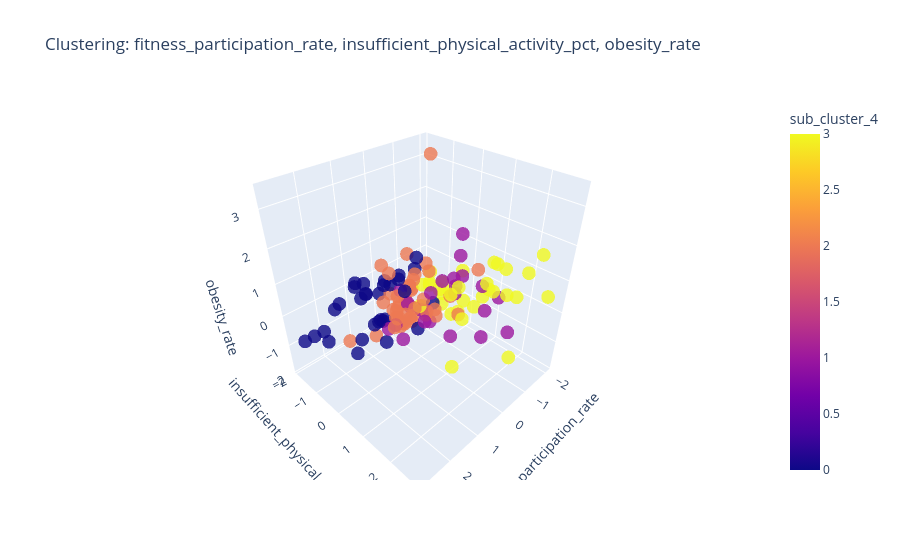

Notebook code for this chart:
### Code cell
fig = px.scatter_3d(
    df,
    x="fitness_participation_rate",
    y="insufficient_physical_activity_pct",
    z="obesity_rate",
    custom_data=['country', 'region'],
    color="sub_cluster_4",
    title="Clustering: fitness_participation_rate, insufficient_physical_activity_pct, obesity_rate",
    opacity=0.8,
)

fig.update_traces(
    hovertemplate="<br>".join([
        "country: %{customdata[0]}",
        "region: %{customdata[1]}",
        "X: %{x}",
        "Y: %{y}",
        "Z: %{z}"
    ])
)

fig.show()

### Figure 1 — Plotly figure (JSON) as saved in the notebook; plotly's stock layout.template omitted (floating-point values rounded to 4 significant figures; data arrays with more than 128 entries replaced by an {"elided": "..."} marker saying what was removed)
{"data": [{"customdata": {"elided": "132x2 str values"}, "hovertemplate": "country: %{customdata[0]}<br>region: %{customdata[1]}<br>X: %{x}<br>Y: %{y}<br>Z: %{z}", "legendgroup": "", "marker": {"color": {"elided": "132 int values"}, "coloraxis": "coloraxis", "opacity": 0.8, "symbol": "circle"}, "mode": "markers", "name": "", "scene": "scene", "showlegend": false, "type": "scatter3d", "x": {"elided": "132 float values"}, "y": {"elided": "132 float values"}, "z": {"elided": "132 float values"}}], "layout": {"coloraxis": {"colorbar": {"title": {"text": "sub_cluster_4"}}, "colorscale": [[0, "#0d0887"], [0.1111, "#46039f"], [0.2222, "#7201a8"], [0.3333, "#9c179e"], [0.4444, "#bd3786"], [0.5556, "#d8576b"], [0.6667, "#ed7953"], [0.7778, "#fb9f3a"], [0.8889, "#fdca26"], [1, "#f0f921"]]}, "legend": {"tracegroupgap": 0}, "scene": {"domain": {"x": [0, 1], "y": [0, 1]}, "xaxis": {"title": {"text": "fitness_participation_rate"}}, "yaxis": {"title": {"text": "insufficient_physical_activity_pct"}}, "zaxis": {"title": {"text": "obesity_rate"}}}, "title": {"text": "Clustering: fitness_participation_rate, insufficient_physical_activity_pct, obesity_rate"}}}
